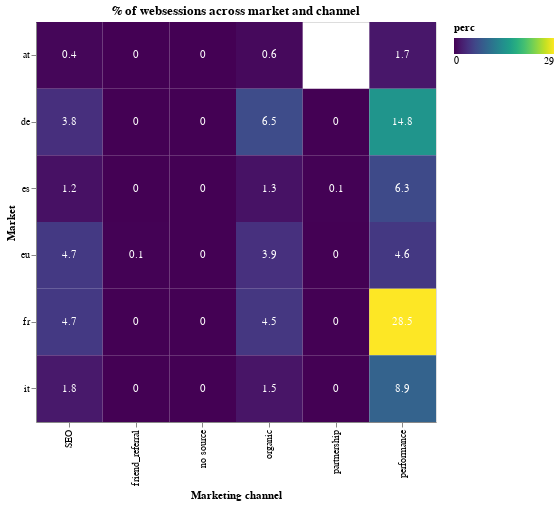

Notebook code cell kept with this figure:
### Markdown cell above
# Descriptives

### Code cell
df = pd.read_pickle("websessions_final.pkl")


df["count"] = 1

df = df.loc[:, ["count", "attr_info", "country"]]

df = df.groupby(["attr_info", "country"]).agg("sum").reset_index()

df = df.loc[df["country"] != "us", :]
df = df.loc[df["country"] != "gb", :]
df = df.loc[df["country"] != "ch", :]

df["group"] = 1
df["total"] = df.groupby("group")["count"].transform("sum")


df["perc"] = 100 * df["count"] / df["total"]
df["perc"] = df["perc"].round(1)


alt.Chart(df).mark_rect().encode(x="attr_info:O", y="country:O", color="perc:Q")

# Configure common options
base = alt.Chart(df).encode(
    alt.X("attr_info:O", axis=alt.Axis(title="Marketing channel")),
    alt.Y("country:O", axis=alt.Axis(title="Market")),
)

# Configure heatmap
heatmap = (
    base.mark_rect()
    .encode(
        color=alt.Color(
            "perc:Q",
            scale=alt.Scale(scheme="viridis"),
            legend=alt.Legend(direction="horizontal"),
        )
    )
    .properties(
        width=400, height=400, title="% of websessions across market and channel"
    )
)

# Configure text
text = base.mark_text(baseline="middle").encode(text="perc:Q", color=alt.value("white"))

# Draw the chart
heatmap + text

### Figure 1 — Vega-Lite specification as saved in the notebook (floating-point values rounded to 4 significant figures)
{"config": {"view": {"continuousWidth": 400, "continuousHeight": 300}}, "layer": [{"mark": "rect", "encoding": {"color": {"type": "quantitative", "field": "perc", "legend": {"direction": "horizontal"}, "scale": {"scheme": "viridis"}}, "x": {"type": "ordinal", "axis": {"title": "Marketing channel"}, "field": "attr_info"}, "y": {"type": "ordinal", "axis": {"title": "Market"}, "field": "country"}}, "height": 400, "title": "% of websessions across market and channel", "width": 400}, {"mark": {"type": "text", "baseline": "middle"}, "encoding": {"color": {"value": "white"}, "text": {"type": "quantitative", "field": "perc"}, "x": {"type": "ordinal", "axis": {"title": "Marketing channel"}, "field": "attr_info"}, "y": {"type": "ordinal", "axis": {"title": "Market"}, "field": "country"}}}], "data": {"name": "data-33e3435609a69e8bc7dfa08fff74d440"}, "$schema": "https://vega.github.io/schema/vega-lite/v4.0.2.json", "datasets": {"data-33e3435609a69e8bc7dfa08fff74d440": [{"attr_info": "SEO", "country": "at", "count": 22800, "group": 1, "total": 5359840, "perc": 0.4}, {"attr_info": "SEO", "country": "de", "count": 203931, "group": 1, "total": 5359840, "perc": 3.8}, {"attr_info": "SEO", "country": "es", "count": 64085, "group": 1, "total": 5359840, "perc": 1.2}, {"attr_info": "SEO", "country": "eu", "count": 250705, "group": 1, "total": 5359840, "perc": 4.7}, {"attr_info": "SEO", "country": "fr", "count": 252509, "group": 1, "total": 5359840, "perc": 4.7}, {"attr_info": "SEO", "country": "it", "count": 96851, "group": 1, "total": 5359840, "perc": 1.8}, {"attr_info": "friend_referral", "country": "at", "count": 114, "group": 1, "total": 5359840, "perc": 0.0}, {"attr_info": "friend_referral", "country": "de", "count": 2257, "group": 1, "total": 5359840, "perc": 0.0}, {"attr_info": "friend_referral", "country": "es", "count": 497, "group": 1, "total": 5359840, "perc": 0.0}, {"attr_info": "friend_referral", "country": "eu", "count": 4268, "group": 1, "total": 5359840, "perc": 0.1}, {"attr_info": "friend_referral", "country": "fr", "count": 1177, "group": 1, "total": 5359840, "perc": 0.0}, {"attr_info": "friend_referral", "country": "it", "count": 1142, "group": 1, "total": 5359840, "perc": 0.0}, {"attr_info": "no source", "country": "at", "count": 3, "group": 1, "total": 5359840, "perc": 0.0}, {"attr_info": "no source", "country": "de", "count": 34, "group": 1, "total": 5359840, "perc": 0.0}, {"attr_info": "no source", "country": "es", "count": 4, "group": 1, "total": 5359840, "perc": 0.0}, {"attr_info": "no source", "country": "eu", "count": 41, "group": 1, "total": 5359840, "perc": 0.0}, {"attr_info": "no source", "country": "fr", "count": 552, "group": 1, "total": 5359840, "perc": 0.0}, {"attr_info": "no source", "country": "it", "count": 15, "group": 1, "total": 5359840, "perc": 0.0}, {"attr_info": "organic", "country": "at", "count": 32133, "group": 1, "total": 5359840, "perc": 0.6}, {"attr_info": "organic", "country": "de", "count": 347067, "group": 1, "total": 5359840, "perc": 6.5}, {"attr_info": "organic", "country": "es", "count": 68109, "group": 1, "total": 5359840, "perc": 1.3}, {"attr_info": "organic", "country": "eu", "count": 210993, "group": 1, "total": 5359840, "perc": 3.9}, {"attr_info": "organic", "country": "fr", "count": 238922, "group": 1, "total": 5359840, "perc": 4.5}, {"attr_info": "organic", "country": "it", "count": 80373, "group": 1, "total": 5359840, "perc": 1.5}, {"attr_info": "partnership", "country": "de", "count": 2326, "group": 1, "total": 5359840, "perc": 0.0}, {"attr_info": "partnership", "country": "es", "count": 5122, "group": 1, "total": 5359840, "perc": 0.1}, {"attr_info": "partnership", "country": "eu", "count": 1408, "group": 1, "total": 5359840, "perc": 0.0}, {"attr_info": "partnership", "country": "fr", "count": 21, "group": 1, "total": 5359840, "perc": 0.0}, {"attr_info": "partnership", "country": "it", "count": 203, "group": 1, "total": 5359840, "perc": 0.0}, {"attr_info": "performance", "country": "at", "count": 91720, "group": 1, "total": 5359840, "perc": 1.7}, {"attr_info": "performance", "country": "de", "count": 795559, "group": 1, "total": 5359840, "perc": 14.8}, {"attr_info": "performance", "country": "es", "count": 337681, "group": 1, "total": 5359840, "perc": 6.3}, {"attr_info": "performance", "country": "eu", "count": 244730, "group": 1, "total": 5359840, "perc": 4.6}, {"attr_info": "performance", "country": "fr", "count": 1525679, "group": 1, "total": 5359840, "perc": 28.5}, {"attr_info": "performance", "country": "it", "count": 476809, "group": 1, "total": 5359840, "perc": 8.9}]}}
